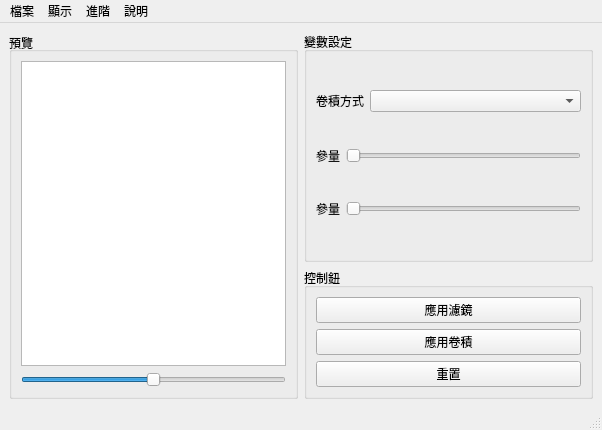
<?xml version="1.0" encoding="UTF-8"?>
<ui version="4.0">
 <class>MainWindow</class>
 <widget class="QMainWindow" name="MainWindow">
  <property name="geometry">
   <rect>
    <x>0</x>
    <y>0</y>
    <width>602</width>
    <height>430</height>
   </rect>
  </property>
  <property name="windowTitle">
   <string>MainWindow</string>
  </property>
  <widget class="QWidget" name="centralwidget">
   <property name="sizePolicy">
    <sizepolicy hsizetype="Expanding" vsizetype="Expanding">
     <horstretch>0</horstretch>
     <verstretch>0</verstretch>
    </sizepolicy>
   </property>
   <layout class="QHBoxLayout" name="horizontalLayout_2">
    <item>
     <layout class="QHBoxLayout" name="horizontalLayout">
      <item>
       <widget class="QGroupBox" name="groupBox">
        <property name="sizePolicy">
         <sizepolicy hsizetype="Expanding" vsizetype="Expanding">
          <horstretch>0</horstretch>
          <verstretch>0</verstretch>
         </sizepolicy>
        </property>
        <property name="title">
         <string>預覽</string>
        </property>
        <property name="alignment">
         <set>Qt::AlignLeading|Qt::AlignLeft|Qt::AlignVCenter</set>
        </property>
        <layout class="QVBoxLayout" name="verticalLayout_2">
         <item>
          <widget class="QGraphicsView" name="graphicsView"/>
         </item>
         <item>
          <widget class="QSlider" name="horizontalSlider">
           <property name="maximum">
            <number>100</number>
           </property>
           <property name="value">
            <number>50</number>
           </property>
           <property name="orientation">
            <enum>Qt::Horizontal</enum>
           </property>
          </widget>
         </item>
        </layout>
       </widget>
      </item>
     </layout>
    </item>
    <item>
     <layout class="QVBoxLayout" name="verticalLayout">
      <item>
       <widget class="QGroupBox" name="groupBox_3">
        <property name="sizePolicy">
         <sizepolicy hsizetype="Preferred" vsizetype="Expanding">
          <horstretch>0</horstretch>
          <verstretch>0</verstretch>
         </sizepolicy>
        </property>
        <property name="title">
         <string>變數設定</string>
        </property>
        <layout class="QVBoxLayout" name="verticalLayout_4">
         <item>
          <layout class="QHBoxLayout" name="horizontalLayout_3">
           <item>
            <widget class="QLabel" name="label">
             <property name="sizePolicy">
              <sizepolicy hsizetype="Fixed" vsizetype="Fixed">
               <horstretch>0</horstretch>
               <verstretch>0</verstretch>
              </sizepolicy>
             </property>
             <property name="text">
              <string>卷積方式</string>
             </property>
            </widget>
           </item>
           <item>
            <widget class="QComboBox" name="comboBox"/>
           </item>
          </layout>
         </item>
         <item>
          <layout class="QHBoxLayout" name="horizontalLayout_5">
           <item>
            <widget class="QLabel" name="label_3">
             <property name="sizePolicy">
              <sizepolicy hsizetype="Fixed" vsizetype="Fixed">
               <horstretch>0</horstretch>
               <verstretch>0</verstretch>
              </sizepolicy>
             </property>
             <property name="text">
              <string>參量</string>
             </property>
            </widget>
           </item>
           <item>
            <widget class="QSlider" name="horizontalSlider_2">
             <property name="orientation">
              <enum>Qt::Horizontal</enum>
             </property>
            </widget>
           </item>
          </layout>
         </item>
         <item>
          <layout class="QHBoxLayout" name="horizontalLayout_4">
           <item>
            <widget class="QLabel" name="label_2">
             <property name="sizePolicy">
              <sizepolicy hsizetype="Fixed" vsizetype="Fixed">
               <horstretch>0</horstretch>
               <verstretch>0</verstretch>
              </sizepolicy>
             </property>
             <property name="text">
              <string>參量</string>
             </property>
            </widget>
           </item>
           <item>
            <widget class="QSlider" name="horizontalSlider_3">
             <property name="orientation">
              <enum>Qt::Horizontal</enum>
             </property>
            </widget>
           </item>
          </layout>
         </item>
        </layout>
       </widget>
      </item>
      <item>
       <widget class="QGroupBox" name="groupBox_2">
        <property name="sizePolicy">
         <sizepolicy hsizetype="Preferred" vsizetype="Fixed">
          <horstretch>0</horstretch>
          <verstretch>0</verstretch>
         </sizepolicy>
        </property>
        <property name="title">
         <string>控制鈕</string>
        </property>
        <layout class="QVBoxLayout" name="verticalLayout_3">
         <item>
          <widget class="QPushButton" name="pushButton">
           <property name="text">
            <string>應用濾鏡</string>
           </property>
          </widget>
         </item>
         <item>
          <widget class="QPushButton" name="pushButton_2">
           <property name="text">
            <string>應用卷積</string>
           </property>
          </widget>
         </item>
         <item>
          <widget class="QPushButton" name="pushButton_3">
           <property name="text">
            <string>重置</string>
           </property>
          </widget>
         </item>
        </layout>
       </widget>
      </item>
     </layout>
    </item>
   </layout>
  </widget>
  <widget class="QMenuBar" name="menubar">
   <property name="geometry">
    <rect>
     <x>0</x>
     <y>0</y>
     <width>602</width>
     <height>22</height>
    </rect>
   </property>
   <widget class="QMenu" name="menuMain_Window">
    <property name="title">
     <string>檔案</string>
    </property>
    <addaction name="actionImportImage"/>
    <addaction name="actionExportImage"/>
    <addaction name="separator"/>
    <addaction name="actionResume"/>
   </widget>
   <widget class="QMenu" name="menu">
    <property name="title">
     <string>進階</string>
    </property>
   </widget>
   <widget class="QMenu" name="menu_2">
    <property name="title">
     <string>說明</string>
    </property>
    <addaction name="actionShowAbout"/>
   </widget>
   <widget class="QMenu" name="menu_3">
    <property name="title">
     <string>顯示</string>
    </property>
    <addaction name="actionZoomIn"/>
    <addaction name="actionZoomOut"/>
    <addaction name="separator"/>
    <addaction name="actionReset"/>
   </widget>
   <addaction name="menuMain_Window"/>
   <addaction name="menu_3"/>
   <addaction name="menu"/>
   <addaction name="menu_2"/>
  </widget>
  <widget class="QStatusBar" name="statusbar"/>
  <action name="actionImportImage">
   <property name="text">
    <string>匯入圖片檔</string>
   </property>
   <property name="shortcut">
    <string>Ctrl+O</string>
   </property>
  </action>
  <action name="actionExportImage">
   <property name="text">
    <string>匯出圖片檔</string>
   </property>
   <property name="toolTip">
    <string>匯入圖片檔</string>
   </property>
   <property name="shortcut">
    <string>Ctrl+S</string>
   </property>
  </action>
  <action name="actionResume">
   <property name="text">
    <string>恢復默認</string>
   </property>
   <property name="shortcut">
    <string>Ctrl+R</string>
   </property>
  </action>
  <action name="actionZoomIn">
   <property name="text">
    <string>放大一點</string>
   </property>
   <property name="toolTip">
    <string>放大一點</string>
   </property>
   <property name="shortcut">
    <string>Ctrl+=</string>
   </property>
  </action>
  <action name="actionZoomOut">
   <property name="text">
    <string>縮小一點</string>
   </property>
   <property name="toolTip">
    <string>縮小一點</string>
   </property>
   <property name="shortcut">
    <string>Ctrl+-</string>
   </property>
  </action>
  <action name="actionReset">
   <property name="text">
    <string>實際大小</string>
   </property>
   <property name="toolTip">
    <string>實際大小</string>
   </property>
   <property name="shortcut">
    <string>Ctrl+0</string>
   </property>
  </action>
  <action name="actionShowAbout">
   <property name="text">
    <string>App 版本</string>
   </property>
   <property name="toolTip">
    <string>App 版本</string>
   </property>
  </action>
 </widget>
 <tabstops>
  <tabstop>graphicsView</tabstop>
  <tabstop>horizontalSlider</tabstop>
 </tabstops>
 <resources/>
 <connections/>
</ui>
